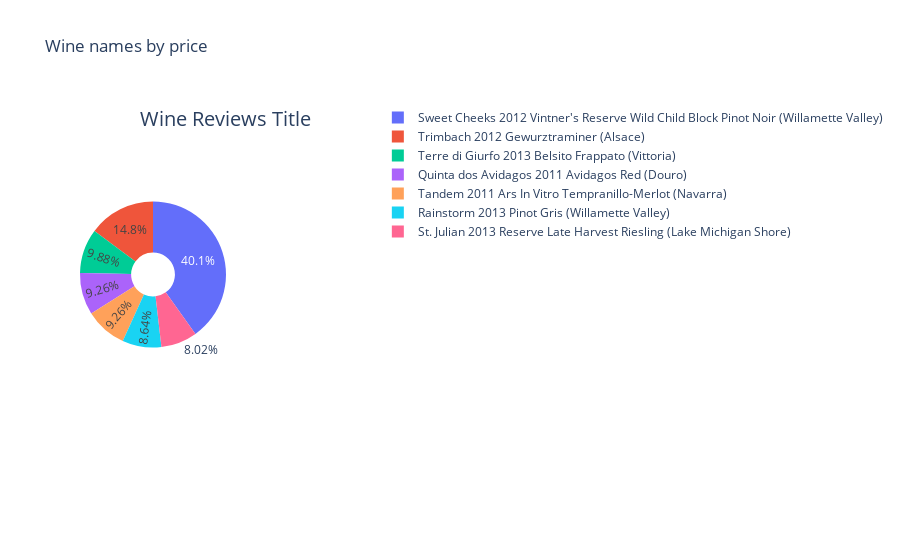

The notebook cell saved with this chart:
### Code cell
#plotly pie plot

df87 = winemag130_data[winemag130_data.points == 87].iloc[1:8,:]

value=df87.price
labels=df87.title

fig = {
  "data": [
    {
      "values": value,
      "labels": labels,
      "domain": {"x": [0, .5]},
      "name": "Wine names by price",
      "hoverinfo":"label+percent+name",
      "hole": .3,
      "type": "pie"
    },],
  "layout": {
        "title":"Wine names by price",
        "annotations": [
            { "font": { "size": 20},
              "showarrow": False,
              "text": "Wine Reviews Title",
                "x": 0.20,
                "y": 1
            },
        ]
    }
}
iplot(fig)

### Figure 1 — Plotly figure (JSON) as saved in the notebook; plotly's stock layout.template omitted (floating-point values rounded to 4 significant figures)
{"data": [{"domain": {"x": [0, 0.5]}, "hole": 0.3, "hoverinfo": "label+percent+name", "labels": ["Quinta dos Avidagos 2011 Avidagos Red (Douro)", "Rainstorm 2013 Pinot Gris (Willamette Valley)", "St. Julian 2013 Reserve Late Harvest Riesling (Lake Michigan Shore)", "Sweet Cheeks 2012 Vintner's Reserve Wild Child Block Pinot Noir (Willamette Valley)", "Tandem 2011 Ars In Vitro Tempranillo-Merlot (Navarra)", "Terre di Giurfo 2013 Belsito Frappato (Vittoria)", "Trimbach 2012 Gewurztraminer (Alsace)"], "name": "Wine names by price", "type": "pie", "values": [15, 14, 13, 65, 15, 16, 24]}], "layout": {"annotations": [{"font": {"size": 20}, "showarrow": false, "text": "Wine Reviews Title", "x": 0.2, "y": 1}], "title": {"text": "Wine names by price"}}}
